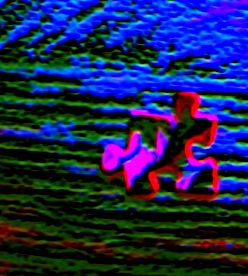
//> input picture cornerGraphCut/pca.jpg, 248 x 276 px
$ ./main 3 ./ 3   (built with g++ and OpenCV 4)
//> lines starting //> are read from the running program, lines starting //| are printed output that depends on the picture
//> (in ImageHandler, `ExecutePreImageProcessing(cs,PCADim);` was passed over: ExecutePreImageProcessing is not available in this run)
//> in ImageHandler, image is the input picture: 276 rows x 248 cols, CV_8UC3; mean B, G, R 82.8, 37.4, 25.4
/*
Usage: <Number of images> <Path to folder> <Pca dimantion>
*/

#include "opencv2/imgcodecs.hpp"
#include "opencv2/highgui.hpp"
#include "opencv2/imgproc.hpp"
#include <iostream>
#include <vector>
#include <math.h>
#include "pca.h"
#include <direct.h>

using namespace std;
using namespace cv;
static void help()
{
	cout << "\nThis program demonstrates GrabCut segmentation -- select an object in a region\n"
		"and then grabcut will attempt to segment it out.\n"
		"Call:\n"
		"./grabcut <image_name>\n"
		"\nSelect a rectangular area around the object you want to segment\n" <<
		"\nHot keys: \n"
		"\tESC - quit the program\n"
		"\tr - restore the original image\n"
		"\tn - next iteration\n"
		"\n"
		"\tleft mouse button - set rectangle\n"
		"\n"
		"\tCTRL+left mouse button - set GC_BGD pixels\n"
		"\tSHIFT+left mouse button - set GC_FGD pixels\n"
		"\n"
		"\tCTRL+right mouse button - set GC_PR_BGD pixels\n"
		"\tSHIFT+right mouse button - set GC_PR_FGD pixels\n" << endl;
}
const Scalar RED = Scalar(0, 0, 255);
const Scalar PINK = Scalar(230, 130, 255);
const Scalar BLUE = Scalar(255, 0, 0);
const Scalar LIGHTBLUE = Scalar(255, 255, 160);
const Scalar GREEN = Scalar(0, 255, 0);
const Scalar Yellow = Scalar(0, 255, 255);
const int BGD_KEY = EVENT_FLAG_CTRLKEY;
const int FGD_KEY = EVENT_FLAG_SHIFTKEY;
Point MidCornerGlobalPoint;
string relativeImageFolderPath;
string DirPath;
string imagePath;
bool runOnPca = true;
int PCADim=3;

// [157 lines left out: functions ImageWrite, ShowImageUI, goodFeaturesToTrackMethod, cornerHarris_demo, euclidDistance, midPoint and 1 more, not called in this run]

static Point getBrightPoint(const Mat& img)
{
	// RGB values of the color you are looking for
	int r = 255;
	int g = 0;
	int b = 255;

	// Load image
	// Split image into channels
	cv::Mat channels[3];
	cv::split(img, channels);

	// Find absolute differences for each channel
	cv::Mat diff_r;
	cv::absdiff(channels[2], r, diff_r);
	cv::Mat diff_g;
	cv::absdiff(channels[1], g, diff_g);
	cv::Mat diff_b;
	cv::absdiff(channels[0], b, diff_b);

	// Calculate L1 distance
	cv::Mat dist = diff_r + diff_g + diff_b;

	// Find the location of pixel with minimum color distance
	cv::Point minLoc;
	cv::minMaxLoc(dist, 0, 0, &minLoc);

	// Get the color of a pixel at minLoc
	return minLoc;


}
static void getBinMask(const Mat& comMask, Mat& binMask)
{
	if (comMask.empty() || comMask.type() != CV_8UC1)
		CV_Error(Error::StsBadArg, "comMask is empty or has incorrect type (not CV_8UC1)");
	if (binMask.empty() || binMask.rows != comMask.rows || binMask.cols != comMask.cols)
		binMask.create(comMask.size(), CV_8UC1);
	binMask = comMask & 1;
}
class GCApplication
{
public:
	enum{ NOT_SET = 0, IN_PROCESS = 1, SET = 2 };
	static const int radius = 2;
	static const int thickness = -1;
	void reset();
	void setImageAndWinName(const Mat& _image, const string& _winName);
	void showImage(string folderToSaveImage = "", bool isSave = false) const;
	void showImageUI() const;
	void simulateSelectRect(int rectType = 0);
	void mouseClick(int event, int x, int y, int flags, void* param);
	int nextIter();
	int getIterCount() const { return iterCount; }
private:
	void setRectInMask();
	void setLblsInMask(int flags, Point p, bool isPr);
	const string* winName;
	const Mat* image;
	Mat mask;
	Mat bgdModel, fgdModel;
	uchar rectState, lblsState, prLblsState;
	bool isInitialized;
	Rect rect;
	vector<Point> fgdPxls, bgdPxls, prFgdPxls, prBgdPxls;
	int iterCount;
};
void GCApplication::reset()
{
	if (!mask.empty())
		mask.setTo(Scalar::all(GC_BGD));
	bgdPxls.clear(); fgdPxls.clear();
	prBgdPxls.clear();  prFgdPxls.clear();
	isInitialized = false;
	rectState = NOT_SET;
	lblsState = NOT_SET;
	prLblsState = NOT_SET;
	iterCount = 0;
}
void GCApplication::setImageAndWinName(const Mat& _image, const string& _winName)
{
	if (_image.empty() || _winName.empty())
		return;
	image = &_image;
	winName = &_winName;
	mask.create(image->size(), CV_8UC1);
	reset();
}
void GCApplication::showImage(string folderToSaveImage, bool isSave) const
{
//> called with folderToSaveImage = "", isSave = false
	if (image->empty() || winName->empty())
		return;
	Mat res;
	Mat binMask;
	if (!isInitialized)
		image->copyTo(res);
	else
	{
		getBinMask(mask, binMask);
		image->copyTo(res, binMask);
	}
	vector<Point>::const_iterator it;
	for (it = bgdPxls.begin(); it != bgdPxls.end(); ++it)
		circle(res, *it, radius, BLUE, thickness);
	for (it = fgdPxls.begin(); it != fgdPxls.end(); ++it)
		circle(res, *it, radius, RED, thickness);
	for (it = prBgdPxls.begin(); it != prBgdPxls.end(); ++it)
		circle(res, *it, radius, LIGHTBLUE, thickness);
	for (it = prFgdPxls.begin(); it != prFgdPxls.end(); ++it)
		circle(res, *it, radius, PINK, thickness);
	if (rectState == IN_PROCESS || rectState == SET)
	{
		//rectangle(res, Point(rect.x, rect.y), Point(rect.x + rect.width, rect.y + rect.height), GREEN, 2);
		//rectangle(res, MidCornerGlobalPoint, MidCornerGlobalPoint, GREEN, 2);

	}
	if (isSave)
	{
		Mat yellow = res.clone();
		floodFill(yellow, Point(0, 0), Yellow ,nullptr ,cvScalarAll(0), cvScalarAll(0), 4 | (255 << 8));
		imwrite(folderToSaveImage + "res.jpg", res);
		imwrite(folderToSaveImage + "yellow.jpg", yellow);

	}

}

// [32 lines left out: functions showImageUI, simulateSelectRect, not called in this run]

void GCApplication::setRectInMask()
{
	CV_Assert(!mask.empty());
	mask.setTo(GC_BGD);
	rect.x = max(0, rect.x);
	rect.y = max(0, rect.y);
	rect.width = min(rect.width, image->cols - rect.x);
	rect.height = min(rect.height, image->rows - rect.y);
	(mask(rect)).setTo(Scalar(GC_PR_FGD));
}
// [29 lines left out: function setLblsInMask, not called in this run]
void GCApplication::mouseClick(int event, int x, int y, int flags, void*)
{
	// TODO add bad args check
	switch (event)
	{
	case EVENT_LBUTTONDOWN: // set rect or GC_BGD(GC_FGD) labels
	{
		bool isb = (flags & BGD_KEY) != 0,
			isf = (flags & FGD_KEY) != 0;
		if (rectState == NOT_SET && !isb && !isf)
		{
			rectState = IN_PROCESS;
			rect = Rect(x, y, 1, 1);
		}
		if ((isb || isf) && rectState == SET)
			lblsState = IN_PROCESS;
	}
	break;
	case EVENT_RBUTTONDOWN: // set GC_PR_BGD(GC_PR_FGD) labels
	{
		bool isb = (flags & BGD_KEY) != 0,
			isf = (flags & FGD_KEY) != 0;
		if ((isb || isf) && rectState == SET)
			prLblsState = IN_PROCESS;
	}
	break;
	case EVENT_LBUTTONUP:
		if (rectState == IN_PROCESS)
		{
			rect = Rect(Point(rect.x, rect.y), Point(x, y));
			rectState = SET;
			setRectInMask();
			CV_Assert(bgdPxls.empty() && fgdPxls.empty() && prBgdPxls.empty() && prFgdPxls.empty());
			showImage();
		}
		if (lblsState == IN_PROCESS)
		{
			setLblsInMask(flags, Point(x, y), false);
			lblsState = SET;
			showImage();
		}
		break;
	case EVENT_RBUTTONUP:
		if (prLblsState == IN_PROCESS)
		{
			setLblsInMask(flags, Point(x, y), true);
			prLblsState = SET;
			showImage();
		}
		break;
	case EVENT_MOUSEMOVE:
		if (rectState == IN_PROCESS)
		{
			rect = Rect(Point(rect.x, rect.y), Point(x, y));
			CV_Assert(bgdPxls.empty() && fgdPxls.empty() && prBgdPxls.empty() && prFgdPxls.empty());
			showImage();
		}
		else if (lblsState == IN_PROCESS)
		{
			setLblsInMask(flags, Point(x, y), false);
			showImage();
		}
		else if (prLblsState == IN_PROCESS)
		{
			setLblsInMask(flags, Point(x, y), true);
			showImage();
		}
		break;
	}
}

int GCApplication::nextIter()
{

	int edgeSize = 300;

	Point brightest = getBrightPoint(*image);
	// [8 lines of commented-out code are left out]

	cout << rect << endl;

	if (isInitialized)
		grabCut(*image, mask, rect, bgdModel, fgdModel, 1);
	else
	{
		if (rectState != SET)
			return iterCount;
		if (lblsState == SET || prLblsState == SET)
			grabCut(*image, mask, rect, bgdModel, fgdModel, 1, GC_INIT_WITH_MASK);
		else
			grabCut(*image, mask, rect, bgdModel, fgdModel, 1, GC_INIT_WITH_RECT);
		isInitialized = true;
	}
	iterCount++;
	bgdPxls.clear(); fgdPxls.clear();
	prBgdPxls.clear(); prFgdPxls.clear();
	return iterCount;
}
GCApplication gcapp;
static void on_mouse(int event, int x, int y, int flags, void* param)
{
	gcapp.mouseClick(event, x, y, flags, param);
}
static void DestroyWindows()
{
	destroyAllWindows();
}

static void NextIterationAction()
{
	int iterCount = gcapp.getIterCount();
	cout << "<" << iterCount << "... ";
	int newIterCount = gcapp.nextIter();
	gcapp.showImage(relativeImageFolderPath, true);
}

void IterationRunner(int num_of_grub_cut_itration)
{
//> called with num_of_grub_cut_itration = 20
	for (int i = 0; i < num_of_grub_cut_itration; ++i)
	{
		NextIterationAction();
	}
//> this loop made 20 passes
//> pass 1, in getBrightPoint, `cv::absdiff(channels[2], r, diff_r);`:
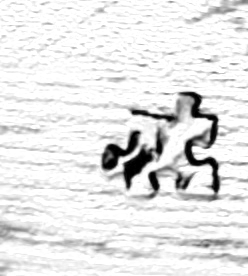
//> diff_r: 276 rows x 248 cols, CV_8UC1; min 0, max 255, mean 229.6
//> pass 1, in getBrightPoint, `cv::absdiff(channels[1], g, diff_g);`:
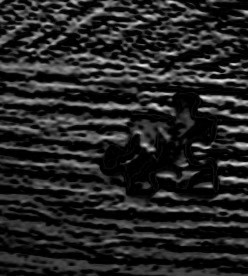
//> diff_g: 276 rows x 248 cols, CV_8UC1; min 0, max 238, mean 37.4
//> pass 1, in getBrightPoint, `cv::absdiff(channels[0], b, diff_b);`:
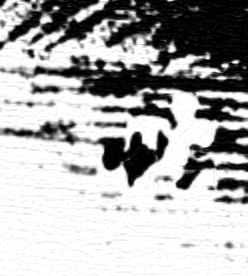
//> diff_b: 276 rows x 248 cols, CV_8UC1; min 0, max 255, mean 172.2
//> pass 1, in getBrightPoint, `cv::Mat dist = diff_r + diff_g + diff_b;`:
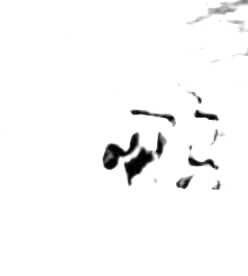
//> dist: 276 rows x 248 cols, CV_8UC1; min 0, max 255, mean 248.5
}

int ImageHandler(const string& cs)
{
	string filename;
	Mat image;
	int pos = cs.find(".");
	relativeImageFolderPath = cs.substr(0, pos) + "\\";

	if (runOnPca)
	{
	ExecutePreImageProcessing(cs,PCADim);

	//_CrtDbgBreak();
	help();


    filename = relativeImageFolderPath + "pca.jpg";
	if (filename.empty())
	{
		cout << "\nDurn, empty filename" << endl;
		return 1;
	}

	}
	else{
		filename = imagePath;
		//creating filder instead the PCA handler, that would do it previesly
		cout << "Creating folder: " << relativeImageFolderPath << '\n';
		_mkdir((relativeImageFolderPath).c_str());

     	}

	image = imread(filename);

	Size size(250, 250);

	if (!runOnPca)
	{
		resize(image, image, Size(), 0.1, 0.1);

	}


	if (image.empty())
	{
		cout << "\n Durn, couldn't read image filename " << filename << endl;
		return 1;
	}
	const string winName = "image";
	namedWindow(winName, WINDOW_AUTOSIZE);

	//MidCornerGlobalPoint = midPointFromCollection(cornerHarris_demo(image.clone()));

	setMouseCallback(winName, on_mouse, nullptr);
	gcapp.setImageAndWinName(image, winName);
	//gcapp.showImage();

	bool isSimulate = true;
	int numOfGrubCutItration = 20;

	if (isSimulate)
	{
		on_mouse(EVENT_LBUTTONDOWN, 2, 2, 1, nullptr);
		on_mouse(EVENT_LBUTTONUP, image.cols - 10, image.rows - 10, 0, nullptr);

		IterationRunner(numOfGrubCutItration);
		goto exit_main;
	}

	for (;;)
	{
		char c = static_cast<char>(waitKey(0));
		switch (c)
		{
		case 'n':
			IterationRunner(1);
			break;
		default:
			goto exit_main;
		}
	}
exit_main:
	DestroyWindows();
	return 0;
}


int main(int argc, char** argv)
{

	int numOfImages = stoi (argv[1]);
    DirPath = argv[2];
	PCADim = stoi(argv[3]);
	for (int i = 0; i < numOfImages; ++i)
	{
	    imagePath =  DirPath+ "\\" + to_string(i) + ".jpg";
		cout << "Starting handle following image: " << imagePath << endl;
		ImageHandler(imagePath);
	}
	return 0;


}
